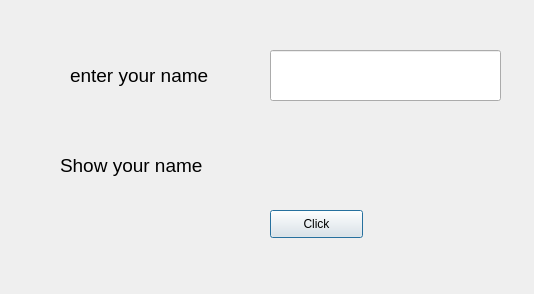
<?xml version="1.0" encoding="UTF-8"?>
<ui version="4.0">
 <class>Dialog</class>
 <widget class="QDialog" name="Dialog">
  <property name="geometry">
   <rect>
    <x>0</x>
    <y>0</y>
    <width>534</width>
    <height>294</height>
   </rect>
  </property>
  <property name="windowTitle">
   <string>Dialog</string>
  </property>
  <widget class="QLabel" name="label">
   <property name="geometry">
    <rect>
     <x>70</x>
     <y>60</y>
     <width>151</width>
     <height>31</height>
    </rect>
   </property>
   <property name="font">
    <font>
     <pointsize>14</pointsize>
    </font>
   </property>
   <property name="text">
    <string>enter your name</string>
   </property>
  </widget>
  <widget class="QLabel" name="label_response">
   <property name="geometry">
    <rect>
     <x>60</x>
     <y>140</y>
     <width>241</width>
     <height>51</height>
    </rect>
   </property>
   <property name="font">
    <font>
     <pointsize>14</pointsize>
    </font>
   </property>
   <property name="text">
    <string>Show your name</string>
   </property>
  </widget>
  <widget class="QLineEdit" name="lineEditName">
   <property name="geometry">
    <rect>
     <x>270</x>
     <y>50</y>
     <width>231</width>
     <height>51</height>
    </rect>
   </property>
   <property name="font">
    <font>
     <pointsize>14</pointsize>
    </font>
   </property>
  </widget>
  <widget class="QPushButton" name="ButtonClickMe">
   <property name="geometry">
    <rect>
     <x>270</x>
     <y>210</y>
     <width>93</width>
     <height>28</height>
    </rect>
   </property>
   <property name="text">
    <string>Click</string>
   </property>
  </widget>
 </widget>
 <resources/>
 <connections>
  <connection>
   <sender>ButtonClickMe</sender>
   <signal>clicked()</signal>
   <receiver>label_response</receiver>
   <slot>update()</slot>
   <hints>
    <hint type="sourcelabel">
     <x>316</x>
     <y>223</y>
    </hint>
    <hint type="destinationlabel">
     <x>180</x>
     <y>160</y>
    </hint>
   </hints>
  </connection>
 </connections>
</ui>
